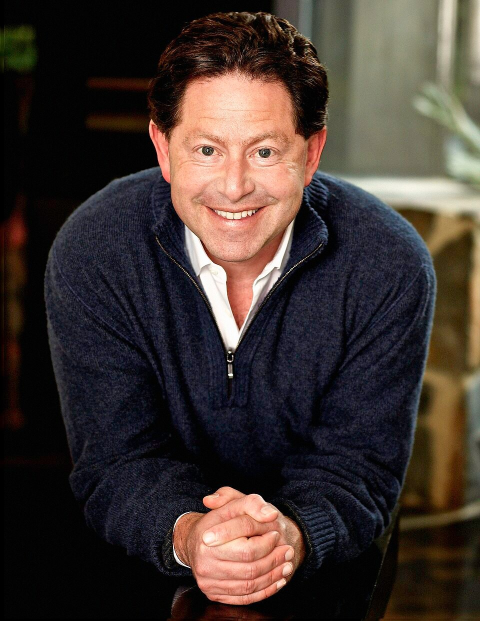
#> input picture hanubees Media Army/assets/library/activision/photo.jpg, 960 x 1242 px, given in place of jensen_2024.jpg, which was not available (shown at 1/2 size)
$ python prep_circles.py
#> lines starting #> are read from the running program, lines starting #| are printed output that depends on the picture; after the words box and inside, x2 and y2 are one past the last pixel; in counts of white or black regions, pixels touching at a corner belong together; pictures that were not available may be replaced by others from this repository, and a replacement may not be noted
#!/usr/bin/env python3
# Circle-crop helpers for template-tipo v2.
#  - person_circle: detect face (Haar), crop a square centered on the face
#    (shifted down for shoulders), mask into a circle -> transparent PNG.
#  - logo_circle: trim a transparent logo to its bbox, center it on a circular
#    badge so it's clearly visible behind the person.
import os, sys, cv2, numpy as np
from PIL import Image, ImageDraw

CASCADE = cv2.CascadeClassifier(os.path.join(os.path.dirname(cv2.__file__), "data", "haarcascade_frontalface_default.xml"))
ROOT = os.path.join(os.path.dirname(__file__), "..")

def _largest_face(img_bgr):
    gray = cv2.cvtColor(img_bgr, cv2.COLOR_BGR2GRAY)
    faces = CASCADE.detectMultiScale(gray, scaleFactor=1.1, minNeighbors=6, minSize=(60, 60))
    if len(faces) == 0:
        return None
    return max(faces, key=lambda f: f[2] * f[3])

def circle_mask(img_rgba):
    s = img_rgba.size[0]
    mask = Image.new("L", (s, s), 0)
    ImageDraw.Draw(mask).ellipse((0, 0, s, s), fill=255)
    out = Image.new("RGBA", (s, s), (0, 0, 0, 0))
    out.paste(img_rgba, (0, 0), mask)
    return out

def person_circle(in_path, out_path, size=1000):
#> called with size = 1000
    pil = Image.open(in_path).convert("RGB")
#> pil is the input picture: PIL image 960x1242 RGB; mean R, G, B 63.3, 52.4, 47.8
    img = cv2.cvtColor(np.array(pil), cv2.COLOR_RGB2BGR)
    h, w = img.shape[:2]
#> h = 1242; w = 960
    fb = _largest_face(img)
#> in _largest_face, `gray = cv2.cvtColor(img_bgr, cv2.COLOR_BGR2GRAY)`:
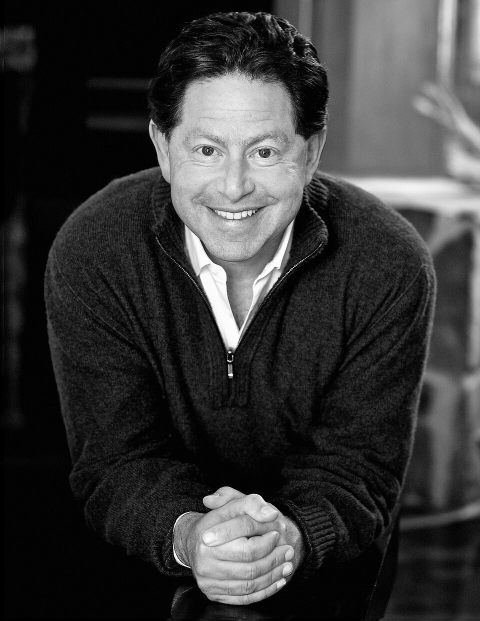
#> gray: shape (1242, 960) (shown at 1/2 size); min 0, max 255, mean 55.1
#> in _largest_face, `faces = CASCADE.detectMultiScale(gray, scaleFactor=1.1, minNeighbors=6..`: faces = [[354, 439, 229, 229], [306, 166, 334, 334], [356, 945, 270, 270]]
#> fb = [306, 166, 334, 334]
    if fb is not None:
        x, y, fw, fh = fb
#> x = 306; y = 166; fw = 334; fh = 334
        cx = x + fw / 2.0
#> cx = 473
        cy = y + fh / 2.0 + fh * 0.18          # nudge down to keep chin + shoulders
#> cy = 393.1
        crop = fw * 3.1                          # head + shoulders in frame
#> crop = 1035.4
        used = "face"
    else:
        cx, cy, crop = w / 2.0, h * 0.40, min(w, h) * 0.92
        used = "fallback"
    pad = int(crop)
#> pad = 1035
    padded = cv2.copyMakeBorder(img, pad, pad, pad, pad, cv2.BORDER_REPLICATE)
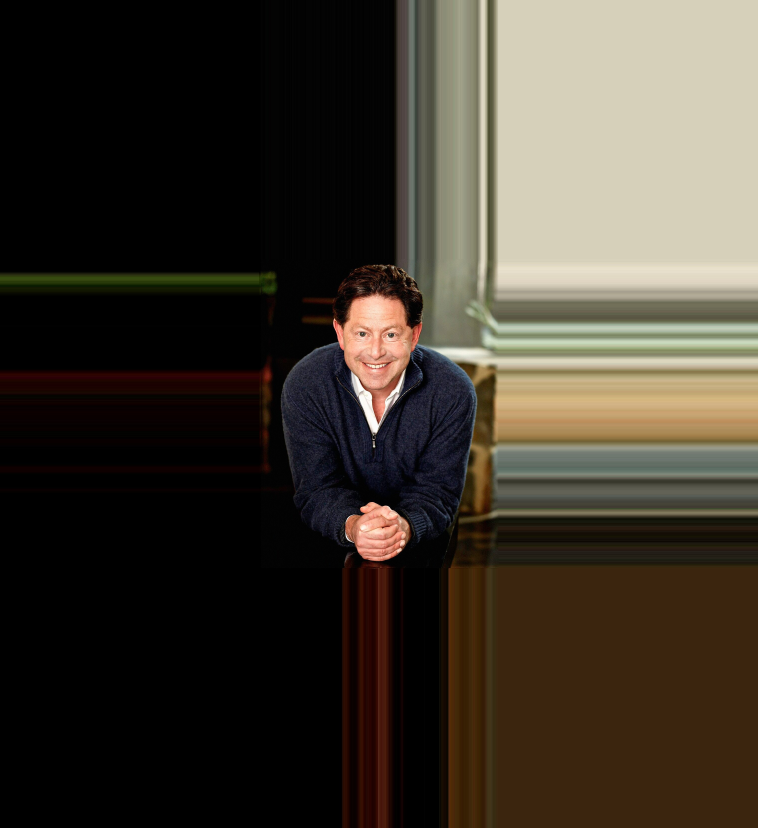
#> padded: shape (3312, 3030, 3) (shown at 1/4 size); mean B, G, R 44.8, 55.2, 62.1
    cxp, cyp = cx + pad, cy + pad
#> cxp = 1508; cyp = 1428.1
    half = crop / 2.0
#> half = 517.7
    sq = padded[int(cyp - half):int(cyp + half), int(cxp - half):int(cxp + half)]
    sq = cv2.cvtColor(sq, cv2.COLOR_BGR2RGB)
    bubble = Image.fromarray(sq).resize((size, size)).convert("RGBA")
    circle_mask(bubble).save(out_path)
#> in circle_mask, `mask = Image.new("L", (s, s), 0)`: mask: PIL image 1000x1000 L; every value is 0
#> in circle_mask, `ImageDraw.Draw(mask).ellipse((0, 0, s, s), fill=255)`:
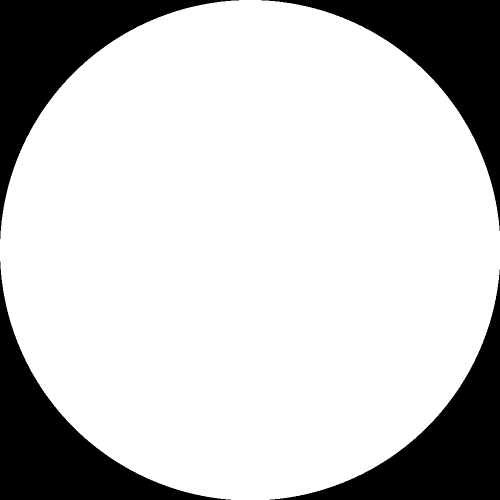
#> mask: PIL image 1000x1000 L (shown at 1/2 size); 78.7% white; 4 black regions, box (x1, y1, x2, y2) and area: (0, 0, 478, 478) 53795, (523, 0, 1000, 462) 53317, (0, 523, 462, 1000) 53317, (539, 539, 1000, 1000) 52840
#> in circle_mask, `out = Image.new("RGBA", (s, s), (0, 0, 0, 0))`: out: PIL image 1000x1000 RGBA; every value is 0
    print(f"person[{used}] -> {os.path.basename(out_path)} (face={fb})")
#| person[face] -> person_s1.png (face=[306 166 334 334])
#> call 2 of person_circle, with size = 1000
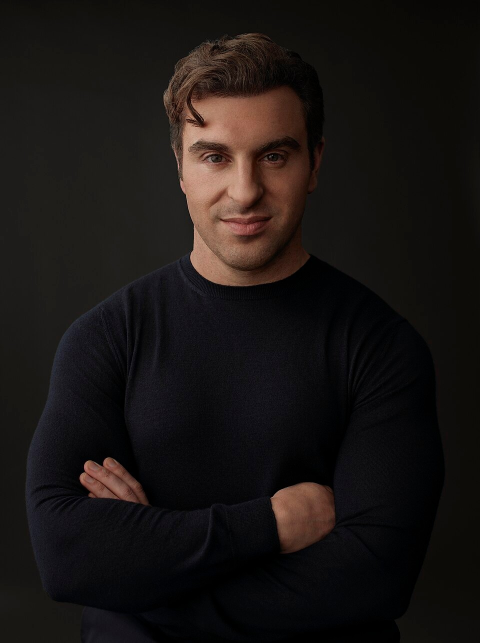
#> input picture hanubees Media Army/assets/library/airbnb/photo.jpg, 960 x 1285 px, given in place of jensen_2023a.jpg, which was not available (shown at 1/2 size)
#> in person_circle, pil is the input picture: PIL image 960x1285 RGB; mean R, G, B 25.3, 21, 19.3
#> in _largest_face (call 2), `gray = cv2.cvtColor(img_bgr, cv2.COLOR_BGR2GRAY)`:
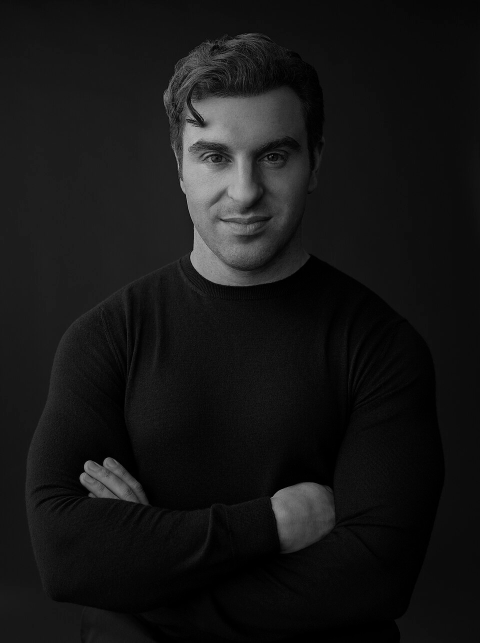
#> gray: shape (1285, 960) (shown at 1/2 size); min 0, max 197, mean 22
#> in _largest_face (call 2), `faces = CASCADE.detectMultiScale(gray, scaleFactor=1.1, minNeighbors=6..`: faces = [[313, 177, 351, 351]]
#> in person_circle (call 2), `fb = _largest_face(img)`: fb = [313, 177, 351, 351]
#> in person_circle (call 2), `x, y, fw, fh = fb`: x = 313; y = 177; fw = 351
#> in person_circle (call 2), `cx = x + fw / 2.0`: cx = 488.5
#> in person_circle (call 2), `cy = y + fh / 2.0 + fh * 0.18`: cy = 415.7
#> in person_circle (call 2), `crop = fw * 3.1`: crop = 1088.1
#> in person_circle (call 2), `pad = int(crop)`: pad = 1088
#> in person_circle (call 2), `padded = cv2.copyMakeBorder(img, pad, pad, pad, pad, cv2.BORDER_REPLIC..`:
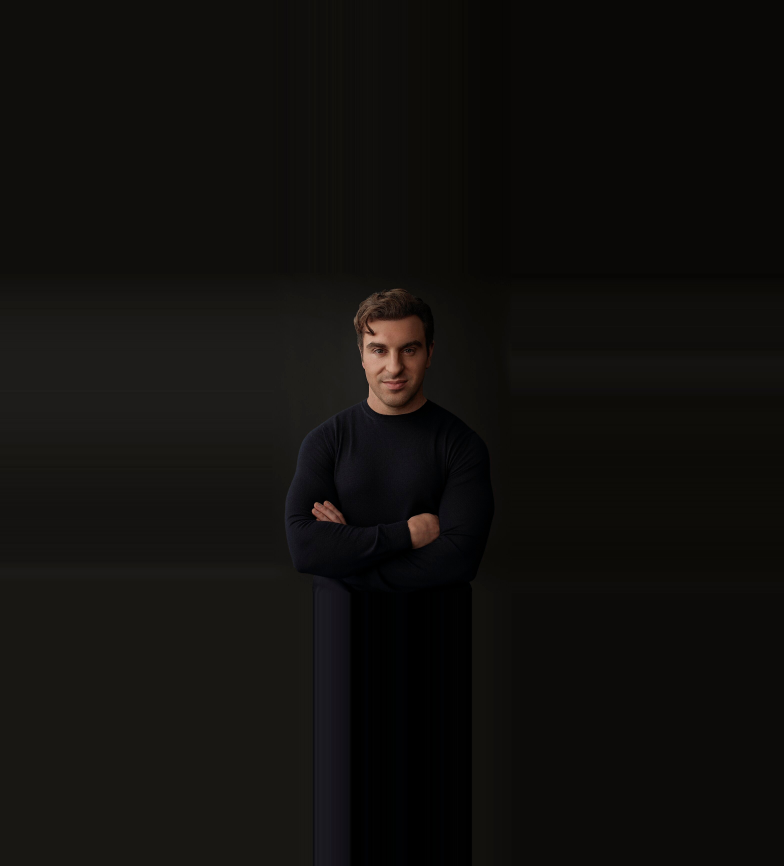
#> padded: shape (3461, 3136, 3) (shown at 1/4 size); mean B, G, R 12.9, 15.2, 16.5
#> in person_circle (call 2), `cxp, cyp = cx + pad, cy + pad`: cxp = 1576.5; cyp = 1503.7
#> in person_circle (call 2), `half = crop / 2.0`: half = 544.1
#> in circle_mask (call 2), `out.paste(img_rgba, (0, 0), mask)`:
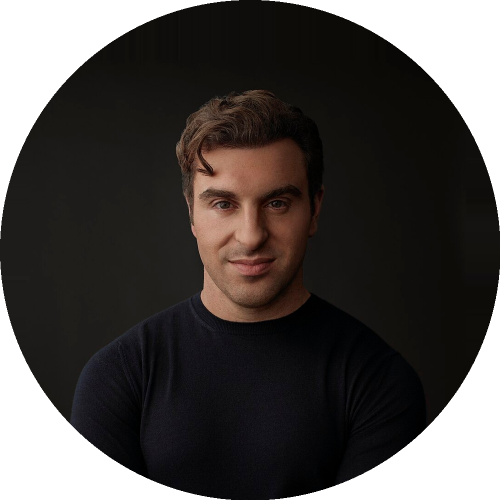
#> out: PIL image 1000x1000 RGBA (shown at 1/2 size); mean R, G, B, A 22.1, 18.4, 16.3, 200.6; transparent parts drawn white
#| person[face] -> person_s2.png (face=[313 177 351 351])
#| person[face] -> person_s3.png (face=[313 177 351 351])

def logo_circle(in_path, out_path, size=1000, bg=(245, 245, 245, 255), fill_ratio=0.6):
#> (the run stopped early here; a loop or call above may not have finished)
